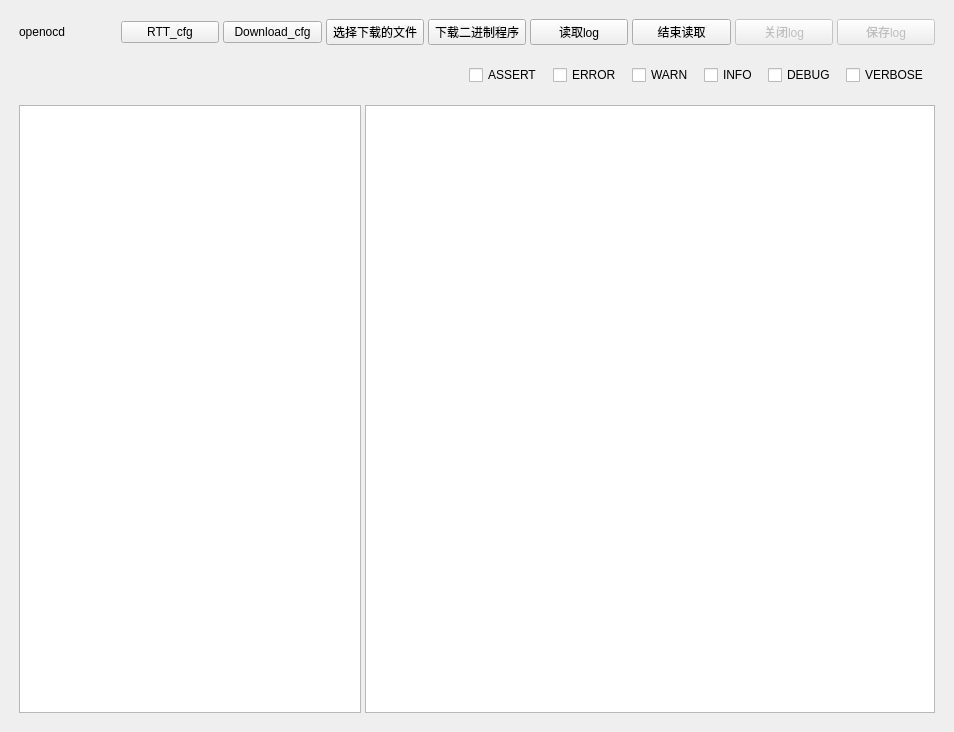
<?xml version="1.0" encoding="UTF-8"?>
<ui version="4.0">
 <class>control_wight</class>
 <widget class="QWidget" name="control_wight">
  <property name="enabled">
   <bool>true</bool>
  </property>
  <property name="geometry">
   <rect>
    <x>0</x>
    <y>0</y>
    <width>954</width>
    <height>732</height>
   </rect>
  </property>
  <property name="sizePolicy">
   <sizepolicy hsizetype="Preferred" vsizetype="Preferred">
    <horstretch>0</horstretch>
    <verstretch>0</verstretch>
   </sizepolicy>
  </property>
  <property name="maximumSize">
   <size>
    <width>1920</width>
    <height>1080</height>
   </size>
  </property>
  <property name="windowTitle">
   <string>control_wight</string>
  </property>
  <layout class="QGridLayout" name="gridLayout">
   <item row="0" column="0">
    <layout class="QVBoxLayout" name="verticalLayout">
     <property name="sizeConstraint">
      <enum>QLayout::SetFixedSize</enum>
     </property>
     <property name="leftMargin">
      <number>4</number>
     </property>
     <property name="topMargin">
      <number>4</number>
     </property>
     <property name="rightMargin">
      <number>4</number>
     </property>
     <property name="bottomMargin">
      <number>4</number>
     </property>
     <item>
      <layout class="QHBoxLayout" name="horizontalLayout" stretch="0,0,0,0,0,0,0,0,0">
       <property name="spacing">
        <number>4</number>
       </property>
       <property name="leftMargin">
        <number>4</number>
       </property>
       <property name="topMargin">
        <number>4</number>
       </property>
       <property name="rightMargin">
        <number>4</number>
       </property>
       <property name="bottomMargin">
        <number>4</number>
       </property>
       <item>
        <widget class="QLabel" name="label">
         <property name="text">
          <string>openocd</string>
         </property>
        </widget>
       </item>
       <item>
        <widget class="QPushButton" name="select_RTT_cfg_file">
         <property name="text">
          <string>RTT_cfg</string>
         </property>
        </widget>
       </item>
       <item>
        <widget class="QPushButton" name="select_download_cfg_file">
         <property name="text">
          <string>Download_cfg</string>
         </property>
        </widget>
       </item>
       <item>
        <widget class="QPushButton" name="select_download_file">
         <property name="text">
          <string>选择下载的文件</string>
         </property>
        </widget>
       </item>
       <item>
        <widget class="QPushButton" name="download_elf_program">
         <property name="text">
          <string>下载二进制程序</string>
         </property>
        </widget>
       </item>
       <item>
        <widget class="QPushButton" name="reading_rtt">
         <property name="text">
          <string>读取log</string>
         </property>
        </widget>
       </item>
       <item>
        <widget class="QPushButton" name="kill_program">
         <property name="text">
          <string>结束读取</string>
         </property>
        </widget>
       </item>
       <item>
        <widget class="QPushButton" name="close_rtt">
         <property name="enabled">
          <bool>false</bool>
         </property>
         <property name="text">
          <string>关闭log</string>
         </property>
        </widget>
       </item>
       <item>
        <widget class="QPushButton" name="save_rtt">
         <property name="enabled">
          <bool>false</bool>
         </property>
         <property name="text">
          <string>保存log</string>
         </property>
        </widget>
       </item>
      </layout>
     </item>
     <item>
      <layout class="QHBoxLayout" name="horizontalLayout_4">
       <property name="spacing">
        <number>10</number>
       </property>
       <property name="leftMargin">
        <number>10</number>
       </property>
       <property name="topMargin">
        <number>10</number>
       </property>
       <property name="rightMargin">
        <number>10</number>
       </property>
       <property name="bottomMargin">
        <number>10</number>
       </property>
       <item>
        <spacer name="horizontalSpacer">
         <property name="orientation">
          <enum>Qt::Horizontal</enum>
         </property>
         <property name="sizeHint" stdset="0">
          <size>
           <width>40</width>
           <height>20</height>
          </size>
         </property>
        </spacer>
       </item>
       <item>
        <widget class="QCheckBox" name="ASSERT_check_box">
         <property name="text">
          <string>ASSERT</string>
         </property>
        </widget>
       </item>
       <item>
        <widget class="QCheckBox" name="ERROR_check_box">
         <property name="text">
          <string>ERROR</string>
         </property>
        </widget>
       </item>
       <item>
        <widget class="QCheckBox" name="WARN_check_box">
         <property name="text">
          <string>WARN</string>
         </property>
        </widget>
       </item>
       <item>
        <widget class="QCheckBox" name="INFO_check_box">
         <property name="text">
          <string>INFO</string>
         </property>
        </widget>
       </item>
       <item>
        <widget class="QCheckBox" name="DEBUG_check_box">
         <property name="text">
          <string>DEBUG</string>
         </property>
        </widget>
       </item>
       <item>
        <widget class="QCheckBox" name="VERBOSE__check_box">
         <property name="text">
          <string>VERBOSE</string>
         </property>
        </widget>
       </item>
      </layout>
     </item>
     <item>
      <layout class="QHBoxLayout" name="horizontalLayout_2" stretch="3,5">
       <property name="spacing">
        <number>4</number>
       </property>
       <property name="leftMargin">
        <number>4</number>
       </property>
       <property name="topMargin">
        <number>4</number>
       </property>
       <property name="rightMargin">
        <number>4</number>
       </property>
       <property name="bottomMargin">
        <number>4</number>
       </property>
       <item>
        <widget class="QPlainTextEdit" name="openocd_result">
         <property name="sizeIncrement">
          <size>
           <width>0</width>
           <height>0</height>
          </size>
         </property>
        </widget>
       </item>
       <item>
        <widget class="QPlainTextEdit" name="rtt_result">
         <property name="sizePolicy">
          <sizepolicy hsizetype="Expanding" vsizetype="Expanding">
           <horstretch>0</horstretch>
           <verstretch>0</verstretch>
          </sizepolicy>
         </property>
         <property name="baseSize">
          <size>
           <width>0</width>
           <height>0</height>
          </size>
         </property>
         <property name="font">
          <font>
           <family>Ubuntu Mono</family>
           <pointsize>12</pointsize>
          </font>
         </property>
        </widget>
       </item>
      </layout>
     </item>
    </layout>
   </item>
  </layout>
 </widget>
 <resources/>
 <connections/>
</ui>
